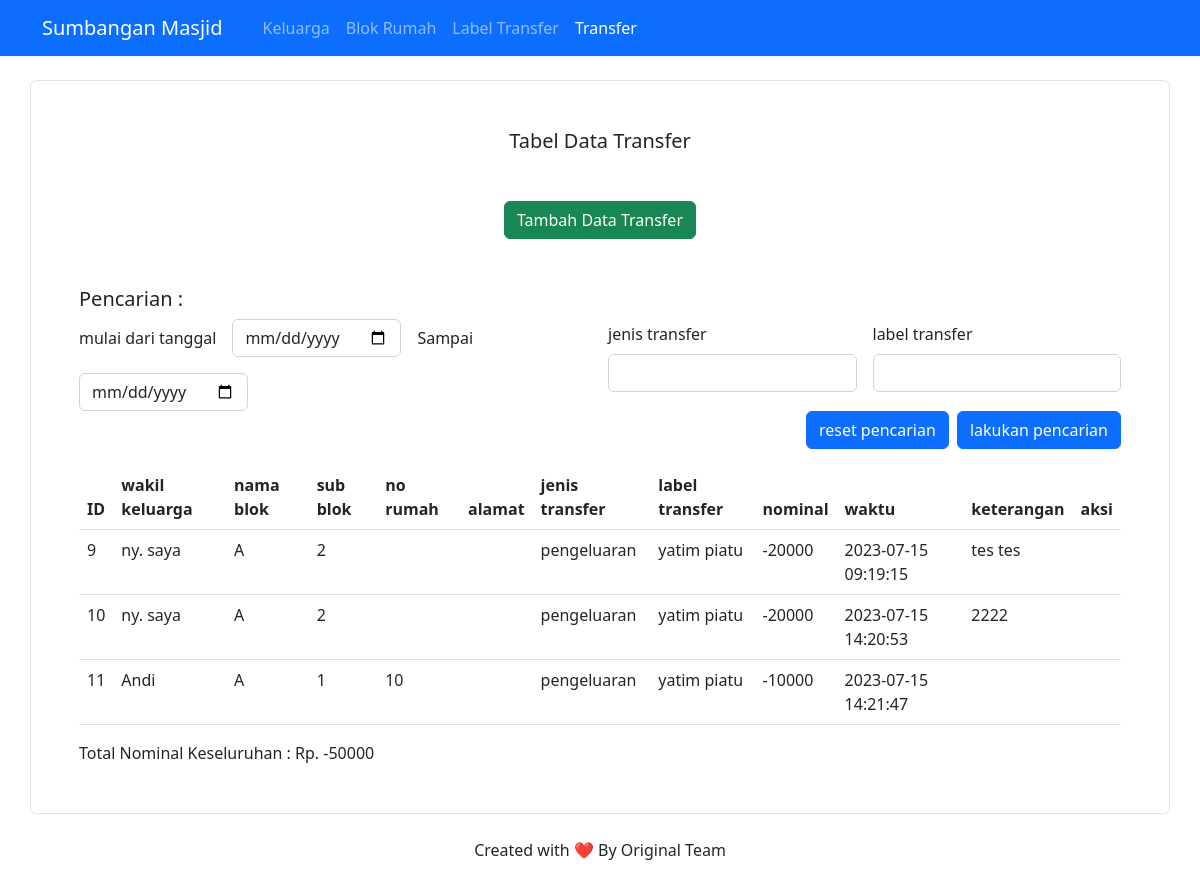
Before: / with the older database file.
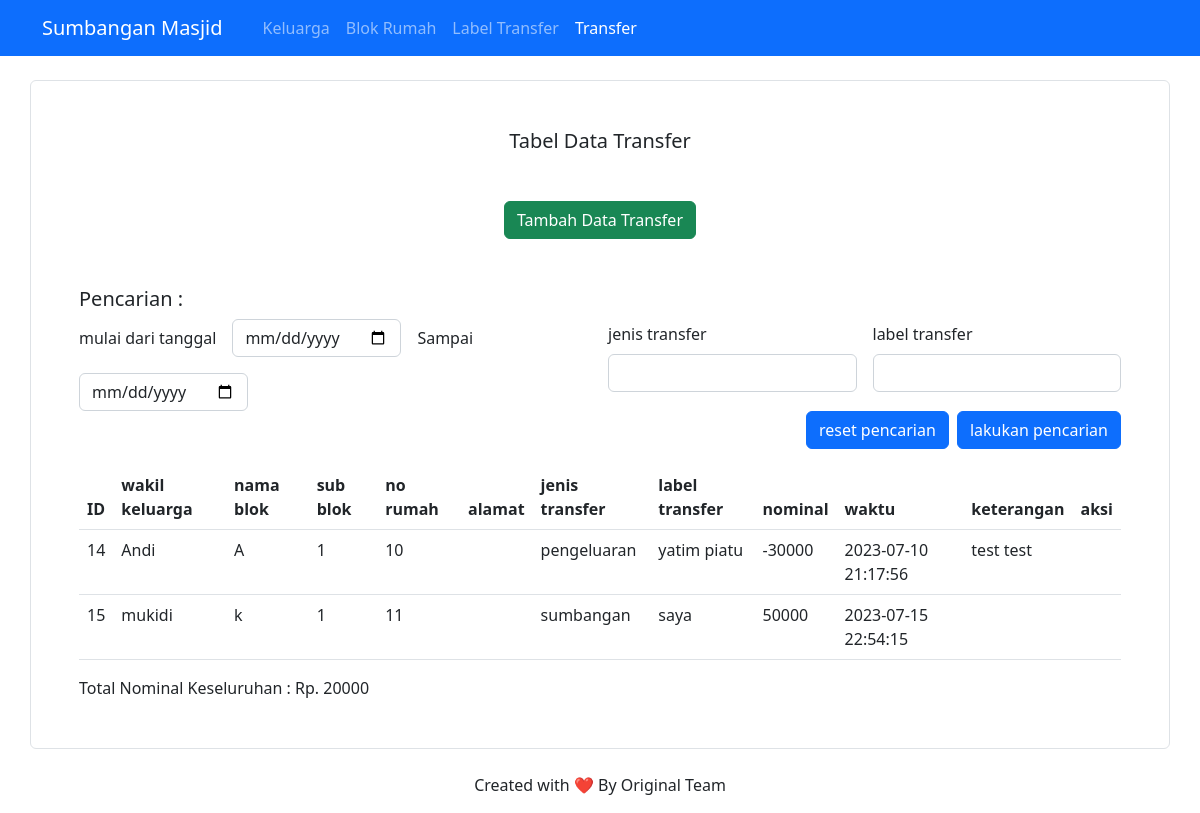
After: the same page with the newer database file.
### tables this page shows
CREATE TABLE `transfer` (
  `id_transfer` int(11) NOT NULL,
  `id_keluarga` int(11) NOT NULL,
  `jenis_transfer` enum('sumbangan','pengeluaran') NOT NULL,
  `id_label_transfer` int(11) NOT NULL,
  `nominal` int(11) NOT NULL,
  `waktu` datetime NOT NULL,
  `keterangan_transfer` text DEFAULT NULL
);

CREATE TABLE `keluarga` (
  `id_keluarga` int(11) NOT NULL,
  `wakil_keluarga` varchar(50) NOT NULL,
  `id_detail_blok` int(11) NOT NULL,
  `no_rumah` varchar(5) DEFAULT NULL
);

CREATE TABLE `blok` (
  `id_blok` int(11) NOT NULL,
  `nama_blok` varchar(30) NOT NULL
);

CREATE TABLE `detail_blok` (
  `id_detail_blok` int(11) NOT NULL,
  `id_blok` int(11) NOT NULL,
  `sub_blok` char(2) NOT NULL DEFAULT ''
);

CREATE TABLE `label_transfer` (
  `id_label_transfer` int(11) NOT NULL,
  `label_transfer` varchar(50) NOT NULL DEFAULT ''
);

### application/controllers/Transfer.php (called while the page is built, shortened)
<?php
class Transfer extends CI_Controller {
  public $menu_aktif = 'transfer';
  public function __construct()
  {
    $this->load->library('form_validation');
  }
  public function index() {
    $tanggal_dari = $this->input->post('tanggal_dari') ?? '';
    $tanggal_sampai = $this->input->post('tanggal_sampai') ?? '';
    $jenis_transfer = $this->input->post('jenis_transfer') ?? '';
    $id_label_transfer = $this->input->post('id_label_transfer') ?? '';
    $label_transfer = $this->input->post('label_transfer') ?? '';
    $query = $this->db->select('transfer.*, wakil_keluarga, no_rumah,
    nama_blok, sub_blok, label_transfer')
      ->from('transfer')
      ->join('keluarga', 'keluarga.id_keluarga = transfer.id_keluarga')
      ->join('label_transfer', 'label_transfer.id_label_transfer = transfer.id_label_transfer')
      ->join('detail_blok', 'detail_blok.id_detail_blok = keluarga.id_detail_blok')
      ->join('blok', 'blok.id_blok = detail_blok.id_blok');
      $transfers = $query->get()->result_array();
    $query_total_nominal = $this->db->select_sum('nominal');
    $total_nominal = $query_total_nominal->get('transfer')->row_array()['nominal'];
    $data_konten['transfers'] = $transfers;
    $data_konten['tanggal_dari'] = $tanggal_dari;
    $data_konten['tanggal_sampai'] = $tanggal_sampai;
    $data_konten['jenis_transfer'] = $jenis_transfer;
    $data_konten['id_label_transfer'] = $id_label_transfer;
    $data_konten['label_transfer'] = $label_transfer;
    $data_konten['total_nominal'] = $total_nominal;
    $data['konten'] = $this->load->view('transfer/index.php', $data_konten, TRUE);
    $data['menus'] = $this->config->item('menus');
    $data['menu_aktif'] = $this->menu_aktif;
    $this->load->view('template', $data);
  }
}

### index.php (called while the page is built, shortened)
<?php
require_once BASEPATH.'core/CodeIgniter.php';

### application/views/transfer/index.php (the view, shortened to what this page needs)
<div class="container mt-4 p-5 border border-1 rounded">
  <h5 class="text-center mb-5">Tabel Data Transfer</h5>
  <div class="text-center mb-5">
    <a class="btn btn-success"
    href="<?= base_url('transfer/tambah') ?>" role="button">
    Tambah Data Transfer
    </a>
  </div>
  <form action="" method="post" class=" mb-3" x-data>
    <h5 class="text">Pencarian : </h5>
    <div class="row g-3 align-items-center">
      <div class="col-6">
        <div class="row g-3 align-items-center">
          <div class="col-auto">mulai dari tanggal</div>
          <div class="col-auto">
            <input type="date" class="form-control" name="tanggal_dari" x-model="$store.pencarian.tanggal_dari">
          </div>
          <div class="col-auto">Sampai</div>
          <div class="col-auto">
          <input type="date" class="form-control" name="tanggal_sampai" x-model="$store.pencarian.tanggal_sampai">
          </div>
        </div>
      </div>
      <div class="col-6">
        <div class="row g-3 align-items-center">
          <div class="col-6">
            <div class="mb-3">
              <label class="form-label">jenis transfer</label>
              <select name="jenis_transfer" class="form-control" id="jenis-transfer" x-model="$store.pencarian.jenis_transfer">
                <option value=""></option>
                <option value="sumbangan">sumbangan</option>
              </select>
            </div>
          </div>
          <div class="col-6">
            <div class="mb-3">
              <label class="form-label">label transfer</label>
              <select class="form-control" name="id_label_transfer"
              id="id-label-transfer">
              </select>
            </div>
          </div>
        </div>
      </div>
    </div>
    <div class="d-flex justify-content-end">
      <a class="btn btn-primary me-2" href="">reset pencarian</a>
      <button class="btn btn-primary">lakukan pencarian</button>
    </div>
  </form>
  <div class="table-responsive">
    <table class="table" id="tabel">
      <thead>
        <tr>
          <th class="id-transfer">ID</th>
          <th class="wakil-keluarga">wakil keluarga</th>
          <th class="nama-blok">nama blok</th>
          <th class="sub-blok">sub blok</th>
          <th class="no-rumah">no rumah</th>
          <th class="alamat">alamat</th>
          <th class="jenis-transfer">jenis transfer</th>
          <th class="label-transfer">label transfer</th>
          <th class="nominal">nominal</th>
          <th class="waktu">waktu</th>
          <th class="keterangan">keterangan</th>
          <th class="aksi">aksi</th>
        </tr>
      </thead>
      <tbody>
        <?php foreach ($transfers as $transfer) : ?>
        <tr>
          <td><?= $transfer['id_transfer'] ?></td>
          <td><?= $transfer['wakil_keluarga'] ?></td>
          <td><?= $transfer['nama_blok'] ?></td>
          <td><?= $transfer['sub_blok'] ?></td>
          <td><?= $transfer['no_rumah'] ?></td>
          <td></td>
          <td><?= $transfer['jenis_transfer'] ?></td>
          <td><?= $transfer['label_transfer'] ?></td>
          <td><?= $transfer['nominal'] ?></td>
          <td><?= $transfer['waktu'] ?></td>
          <td><?= $transfer['keterangan_transfer'] ?></td>
          <td></td>
        </tr>
        <?php endforeach ?>
      </tbody>
    </table>
  </div>
  <?php if ($tanggal_dari == '' and $tanggal_sampai == '') : ?>
    <div>Total Nominal Keseluruhan : Rp. <?= $total_nominal ?></div>
    <?php endif ?>
</div>

### application/views/template.php (shortened to what this page needs)
<!DOCTYPE html>
<html lang="en">
<head>
  <link href="https://cdn.jsdelivr.net/npm/bootstrap@5.2.3/dist/css/bootstrap.min.css" rel="stylesheet" />
  <link href="https://cdn.datatables.net/1.13.4/css/jquery.dataTables.min.css" rel="stylesheet" />
  <link href="https://cdn.jsdelivr.net/npm/select2@4.1.0-rc.0/dist/css/select2.min.css" rel="stylesheet" />
</head>
<body>
  <nav class="navbar navbar-expand-lg sticky-top bg-primary navbar-dark">
    <div class="container">
      <a class="navbar-brand mb-0 h1" href="#">Sumbangan Masjid</a>
      <div class="collapse navbar-collapse" id="collapsibleNavbar">
        <ul class="navbar-nav">
          <?php foreach ($menus as $menu => $label_menu) : ?>
            <li class="nav-item">
              <a class="nav-link <?= ($menu_aktif == $menu) ? "active" : "" ?>" href="<?= base_url($menu) ?>">
                <?= $label_menu ?>
              </a>
            </li>
          <?php endforeach ?>
        </ul>
      </div>
    </div>
  </nav>
  <?= $konten ?>
  <div class="container mt-4">
    <div class="row">
      <div class="col-12">
        <p class="text-center">Created with <span>❤️</span> By Original Team</p>
      </div>
    </div>
  </div>
</body>
</html>

Changed rows visible on the page:
removed transfer: id_transfer "9", id_keluarga.wakil_keluarga "ny. saya", blok.nama_blok "A", detail_blok.sub_blok "2", jenis_transfer "pengeluaran", id_label_transfer.label_transfer "yatim piatu", nominal "-20000", waktu "2023-07-15 09:19:15", keterangan_transfer "tes tes"
removed transfer: id_transfer "10", id_keluarga.wakil_keluarga "ny. saya", blok.nama_blok "A", detail_blok.sub_blok "2", jenis_transfer "pengeluaran", id_label_transfer.label_transfer "yatim piatu", nominal "-20000", waktu "2023-07-15 14:20:53", keterangan_transfer "2222"
removed transfer: id_transfer "11", id_keluarga.wakil_keluarga "Andi", blok.nama_blok "A", detail_blok.sub_blok "1", id_keluarga.no_rumah "10", jenis_transfer "pengeluaran", id_label_transfer.label_transfer "yatim piatu", nominal "-10000", waktu "2023-07-15 14:21:47"
added transfer: id_transfer "14", id_keluarga.wakil_keluarga "Andi", blok.nama_blok "A", detail_blok.sub_blok "1", id_keluarga.no_rumah "10", jenis_transfer "pengeluaran", id_label_transfer.label_transfer "yatim piatu", nominal "-30000", waktu "2023-07-10 21:17:56", keterangan_transfer "test test"
added transfer: id_transfer "15", id_keluarga.wakil_keluarga "mukidi", blok.nama_blok "k", detail_blok.sub_blok "1", id_keluarga.no_rumah "11", jenis_transfer "sumbangan", id_label_transfer.label_transfer "saya", nominal "50000", waktu "2023-07-15 22:54:15"
Other visible differences:
$total_nominal: "-50000" → "20000"
